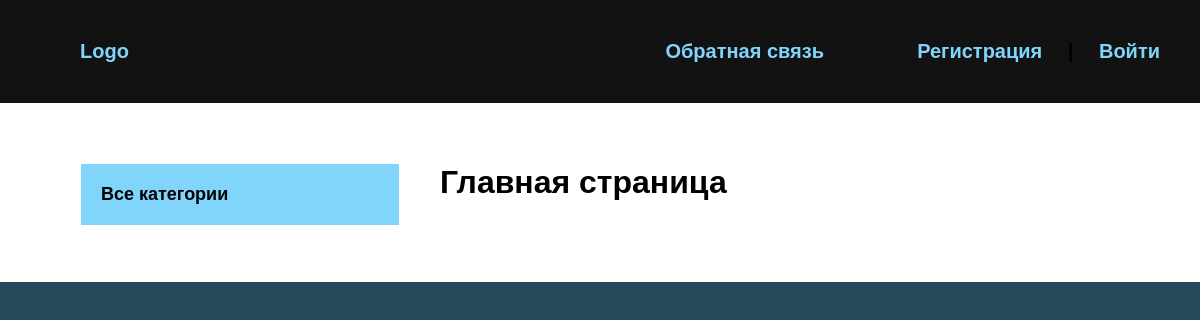
The app's page /, older data.
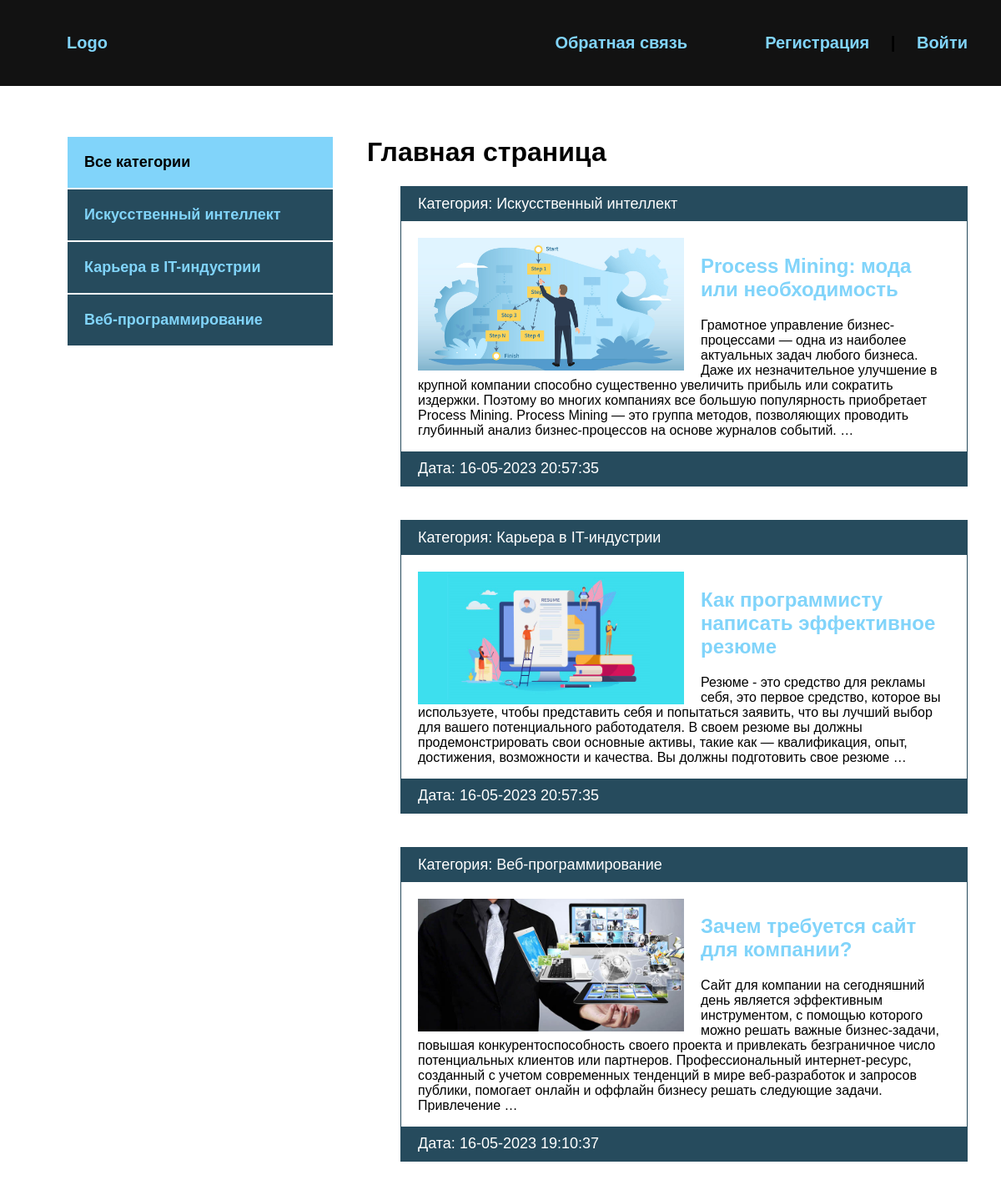
The same page, newer data.
### blog/models.py (models this page shows, shortened)
class Category(models.Model):
    name = models.CharField(max_length=255, verbose_name='Категория')
    slug = models.SlugField(max_length=255, unique=True, verbose_name='URL')
    def __str__(self):
        return self.name
    def get_absolute_url(self):
        return reverse('category', kwargs={'cat_slug': self.slug})
    class Meta:
        verbose_name = "Категорию"
        verbose_name_plural = "Категории"

class Blog(models.Model):
    title = models.CharField(max_length=255, verbose_name='Название')
    slug = models.SlugField(max_length=255, unique=True, verbose_name="URL")
    content = models.TextField(blank=True, verbose_name='Контент')
    photo = models.ImageField(upload_to="photos/%Y/%m/%d/", blank=True, verbose_name='Фото')
    time_created = models.DateTimeField(auto_now_add=True, verbose_name='Дата публикации')
    time_update = models.DateTimeField(auto_now=True, verbose_name='Дата обновления')
    is_published = models.BooleanField(default=True, verbose_name='Опубликовано')
    cat = models.ForeignKey('Category', on_delete=models.PROTECT, verbose_name='Категория')
    def get_absolute_url(self):
        return reverse('post', kwargs={'post_slug': self.slug})
    class Meta:
        verbose_name = "Новость"
        verbose_name_plural = "Новости"
        ordering = ['-time_created']

### blog/views.py (the view)
# urls.py: path('', BlogHome.as_view(), name='index'),
class BlogHome(DataMixin, ListView):
    model = Blog
    template_name = "blog/index.html"
    context_object_name = 'posts'
    def get_context_data(self, *, object_list=None, **kwargs):
        context = super().get_context_data(**kwargs)
        c_def = self.get_user_context(title='Главная страница')
        return dict(list(context.items()) + list(c_def.items()))
    def get_queryset(self):
        return Blog.objects.filter(is_published=True).select_related('cat')

### blog/utils.py (called while the page is built)
    def get_user_context(self, **kwargs):
        context = kwargs
        cats = Category.objects.annotate(Count('blog'))
        user_menu = menu.copy()
        if not self.request.user.is_authenticated:
            user_menu.pop(0)
        context['menu'] = user_menu
        context['cats'] = cats
        if 'cat_selected' not in context:
            context['cat_selected'] = 0
        return context

### blog/templates/blog/index.html
{% extends 'blog/base.html' %}
{% block content %}
{% load static %}
<h1>{{ title }}</h1>
<ul>
    {% for p in posts %}
    <li>
        <p class="first">Категория: {{p.cat}}</p>
        <div class="text">
            {% if p.photo %}
            <img src="{{ p.photo.url }}" class="image" alt="">
            {% else %}
            <img src="{% static 'blog/default.jpg' %}" class="image" alt="">
            {% endif %}
            <h2><a href="{{ p.get_absolute_url }}">{{ p.title }}</a></h2>
            <p>{{ p.content|safe|truncatewords:50 }}</p>
        </div>
        <p class="date">Дата: {{ p.time_update|date:"d-m-Y H:i:s" }}</p>
    </li>
    {% endfor %}
</ul>
{% endblock %}

### blog/templates/blog/base.html (shortened to what this page needs)
{% load static %}
{% load blog_tags %}
<!DOCTYPE html>
<html lang="en">
<head>
    <link rel="stylesheet" href="{% static 'css/style.css' %}">
</head>
<body>
    <div class="header">
        <div class="wrap">
            <ul class="mainmenu">
                <li class="logo"><a href="{% url 'index' %}">Logo</a></li>
                {% for m in menu %}
                <li class="last"><a href="{% url m.url_name %}">{{ m.title }}</a></li>
                {% endfor %}
                {% if request.user.is_authenticated %}
                <li class="last">{{ user.username }} | <a href="{% url 'logout' %}">Выйти</a></li>
                {% else %}
                <li class="last"><a href="{% url 'register' %}">Регистрация</a> |
                    <a href="{% url 'login' %}">Войти</a></li>
                {% endif %}
            </ul>
        </div>
    </div>
    <div class="content">
        <div class="wrap">
            <div class="sidebar">
                <ul>
                    {% if cat_selected == 0 %}
                    <li class="selected">Все категории</li>
                    {% else %}
                    <li><a href="{% url 'index' %}">Все категории</a></li>
                    {% endif %}
                    {% for c in cats %}
                        {% if c.blog__count > 0 %}
                            {% if c.pk == cat_selected %}
                            <li class="selected">{{ c.name }}</li>
                            {% else %}
                            <li><a href="{{ c.get_absolute_url }}">{{ c.name }}</a></li>
                            {% endif %}
                        {% endif %}
                    {% endfor %}
                </ul>
            </div>
            <div class="main">
                {% block content %}
                {% endblock %}
            </div>
        </div>
    </div>
</body>
</html>

### blog/static/css/style.css (style rules this page uses)
body { margin: 0; padding: 0; background: #264b5d; font-family: Verdana, Geneva, Tahoma, sans-serif; }
.wrap { max-width: 1200px; margin: 0 auto; }
.content .wrap { background: #FFF; padding: 40px; box-sizing: border-box; display: flex; }
ul { list-style: none; }
a { color: #81d4fa; text-decoration: none; padding: 20px; }
.header { background: #121212; padding: 20px; }
.mainmenu { display: flex; align-items: center; font-size: 20px; font-weight: bold; }
.logo { flex-basis: 40%; }
.last { flex-basis: 30%; text-align: right; }
.sidebar ul { width: 320px; margin-right: 40px; margin-top: 20px; }
.sidebar a { padding: 20px; display: block; border: 1px solid #FFF; background: #264b5d; font-weight: bold; font-size: 18px; }
.selected { font-size: 18px; padding: 20px; border: 1px solid #FFF; font-weight: bold; background: #81d4fa; }
.main li { border: 1px solid #264b5d; margin-bottom: 40px; }
.first, .date { padding: 10px 20px; background: #264b5d; font-size: 18px; color: #FFF; margin: 0; }
.image { float: left; margin-right: 20px; max-width: 50%; }
.text { padding: 20px 20px 0; }
.text a { padding-left: 0; }

Row changes from the older to the newer data that the page shows:
added Category: name "Искусственный интеллект"
added Category: name "Карьера в IT-индустрии"
added Category: name "Веб-программирование"
added Blog: cat "Искусственный интеллект", photo (picture), title "Process Mining: мода или необходимость", content "Грамотное управление бизнес-процессами — одна из наиболее актуальных задач любого бизнеса. Даже их незначительное улучшение в крупной компании способно существенно увеличить прибыль или сократить издержки. Поэтому во многих компаниях все большую популярность приобретает Process Mining. Process Mining — это группа методов, позволяющих проводить глубинный анализ бизнес-процессов на основе журналов событий. …", time_update "16-05-2023 20:57:35"
added Blog: cat "Карьера в IT-индустрии", photo (picture), title "Как программисту написать эффективное резюме", content "Резюме - это средство для рекламы себя, это первое средство, которое вы используете, чтобы представить себя и попытаться заявить, что вы лучший выбор для вашего потенциального работодателя. В своем резюме вы должны продемонстрировать свои основные активы, такие как — квалификация, опыт, достижения, возможности и качества. Вы должны подготовить свое резюме …", time_update "16-05-2023 20:57:35"
added Blog: cat "Веб-программирование", photo (picture), title "Зачем требуется сайт для компании?", content "Сайт для компании на сегодняшний день является эффективным инструментом, с помощью которого можно решать важные бизнес-задачи, повышая конкурентоспособность своего проекта и привлекать безграничное число потенциальных клиентов или партнеров. Профессиональный интернет-ресурс, созданный с учетом современных тенденций в мире веб-разработок и запросов публики, помогает онлайн и оффлайн бизнесу решать следующие задачи. Привлечение …", time_update "16-05-2023 19:10:37"
